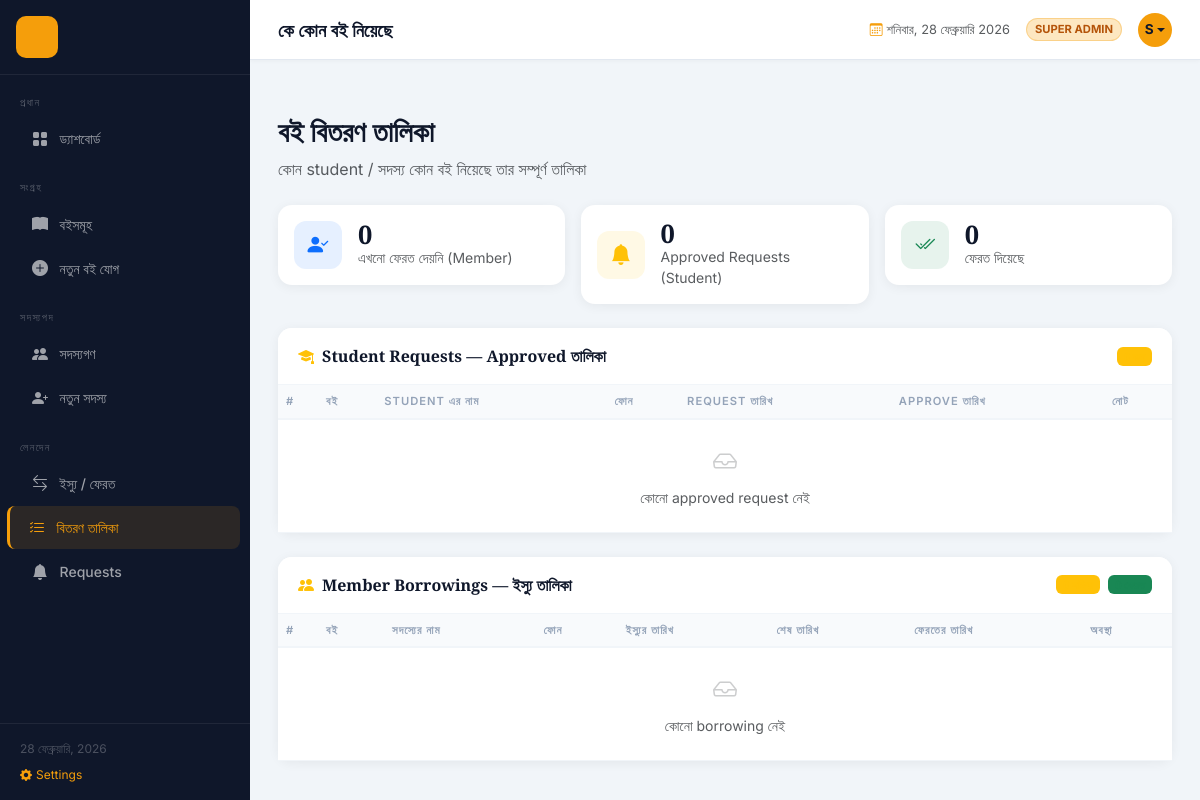
/issued-books (signed in), run on an earlier commit of the app's database.
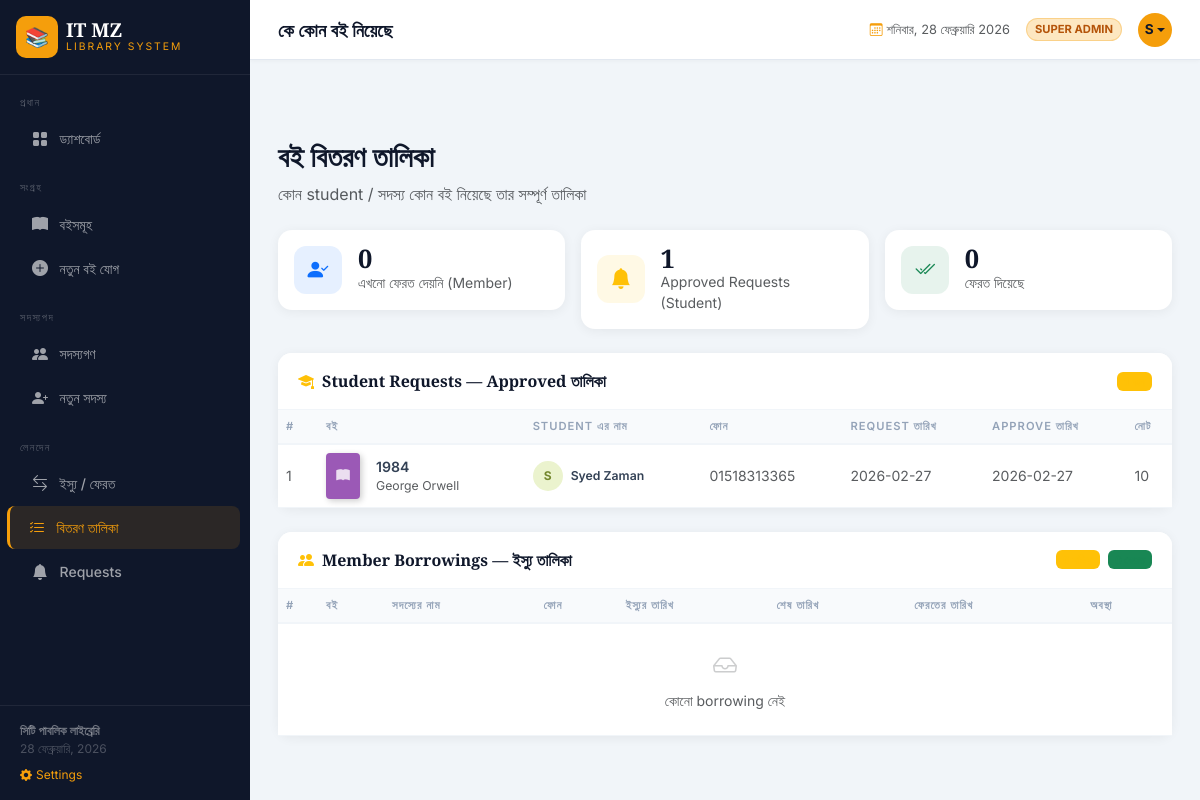
And on a later commit of the database.
### tables this page shows
CREATE TABLE settings (
        key TEXT PRIMARY KEY,
        value TEXT
    );

CREATE TABLE book_requests (
        id INTEGER PRIMARY KEY AUTOINCREMENT,
        book_id INTEGER NOT NULL, student_name TEXT NOT NULL,
        student_phone TEXT, student_note TEXT,
        request_date TEXT DEFAULT CURRENT_TIMESTAMP,
        status TEXT DEFAULT 'pending', admin_note TEXT, resolved_date TEXT, pdf_filename TEXT,
        FOREIGN KEY(book_id) REFERENCES books(id)
    );

CREATE TABLE books (
        id INTEGER PRIMARY KEY AUTOINCREMENT,
        title TEXT NOT NULL, author TEXT NOT NULL, isbn TEXT UNIQUE,
        genre TEXT, total_copies INTEGER DEFAULT 1, available_copies INTEGER DEFAULT 1,
        added_date TEXT DEFAULT CURRENT_TIMESTAMP, cover_color TEXT DEFAULT '#4A90D9'
    );

### app.py (the view)
@app.route('/issued-books')
@admin_required
def issued_books():
    conn = get_db()
    approved_reqs = conn.execute("""
        SELECT br.*, b.title as book_title, b.author, b.cover_color
        FROM book_requests br JOIN books b ON br.book_id=b.id
        WHERE br.status='approved' ORDER BY br.resolved_date DESC
    """).fetchall()
    borrowings = conn.execute("""
        SELECT bw.*, b.title as book_title, b.author, b.cover_color,
               m.name as member_name, m.phone as member_phone, m.email as member_email
        FROM borrowings bw JOIN books b ON bw.book_id=b.id JOIN members m ON bw.member_id=m.id
        ORDER BY bw.borrow_date DESC
    """).fetchall()
    conn.close()
    return render_template('issued_books.html', approved_reqs=approved_reqs, borrowings=borrowings)

### app.py (called while the page is built)
def admin_required(f):
    @wraps(f)
    def decorated(*args, **kwargs):
        if not session.get('logged_in'):
            flash('এই পেজটি দেখতে লগইন করুন।', 'info')
            return redirect(url_for('login', next=request.path))
        if not session.get('is_admin'):
            flash('এই কাজটি করার অনুমতি আপনার নেই।', 'error')
            return redirect(url_for('books'))
        return f(*args, **kwargs)
    return decorated

def get_db():
    conn = sqlite3.connect(DB_PATH)
    conn.row_factory = sqlite3.Row
    return conn

def get_settings():
    conn = get_db()
    rows = conn.execute('SELECT key, value FROM settings').fetchall()
    conn.close()
    return {row['key']: row['value'] for row in rows}

@app.context_processor
def inject_settings():
    return dict(site=get_settings())

### templates/issued_books.html (shortened to what the changed rows need)
{% extends 'base.html' %}
{% block content %}
<div class="page-header mb-4">
    <h1>বই বিতরণ তালিকা</h1>
</div>
<div class="row g-3 mb-4">
    <div class="col-sm-4">
        <div class="card content-card">
            <div class="card-body d-flex align-items-center gap-3 py-3">
                <div>
                    <div class="stat-val" style="font-size:1.6rem">{{ approved_reqs|length }}</div>
                    <div class="text-muted small">Approved Requests (Student)</div>
                </div>
            </div>
        </div>
    </div>
</div>
<div class="card content-card mb-4">
    <div class="card-body p-0">
        <div class="table-responsive">
            <table class="table mb-0">
                <thead>
                    <tr>
                        <th style="width:40px">#</th>
                        <th>বই</th>
                        <th>Student এর নাম</th>
                        <th>ফোন</th>
                        <th>Request তারিখ</th>
                        <th>Approve তারিখ</th>
                        <th>নোট</th>
                    </tr>
                </thead>
                <tbody>
                    {% for req in approved_reqs %}
                    <tr>
                        <td class="text-muted small">{{ loop.index }}</td>
                        <td>
                            <div class="d-flex align-items-center gap-3">
                                <div class="book-cover-sm" style="background:{{ req.cover_color }}">
                                    <i class="bi bi-book-fill"></i>
                                </div>
                                <div>
                                    <div class="fw-semibold" style="font-size:.88rem">{{ req.book_title }}</div>
                                    <div class="text-muted small">{{ req.author }}</div>
                                </div>
                            </div>
                        </td>
                        <td>
                            <div class="d-flex align-items-center gap-2">
                                <div class="member-av flex-shrink-0"
                                     style="background:hsl({{ loop.index * 73 }},60%,88%);color:hsl({{ loop.index * 73 }},50%,35%);width:30px;height:30px;font-size:.75rem">
                                    {{ req.student_name[0].upper() }}
                                </div>
                                <span class="fw-semibold small">{{ req.student_name }}</span>
                            </div>
                        </td>
                        <td class="text-muted small">{{ req.student_phone or '—' }}</td>
                        <td class="text-muted small">{{ req.request_date[:10] }}</td>
                        <td class="text-muted small">{{ req.resolved_date or '—' }}</td>
                        <td class="text-muted small" style="max-width:150px;white-space:nowrap;overflow:hidden;text-overflow:ellipsis">
                            {{ req.admin_note or req.student_note or '—' }}
                        </td>
                    </tr>
                    {% else %}
                    <tr>
                        <td colspan="7" class="text-center py-4 text-muted">
                            <i class="bi bi-inbox" style="font-size:1.5rem;opacity:.3;display:block;margin-bottom:.4rem"></i>
                            কোনো approved request নেই
                        </td>
                    </tr>
                    {% endfor %}
                </tbody>
            </table>
        </div>
    </div>
</div>
<div class="card content-card">
    <div class="card-body p-0">
        <div class="table-responsive">
            <table class="table mb-0">
                <thead>
                    <tr>
                        <th style="width:40px">#</th>
                        <th>বই</th>
                        <th>সদস্যের নাম</th>
                        <th>ফোন</th>
                        <th>ইস্যুর তারিখ</th>
                        <th>শেষ তারিখ</th>
                        <th>ফেরতের তারিখ</th>
                        <th>অবস্থা</th>
                    </tr>
                </thead>
            </table>
        </div>
    </div>
</div>
{% endblock %}

### templates/base.html (shortened to what the changed rows need)
<!DOCTYPE html>
<html lang="bn">
<head>
    <link href="https://cdnjs.cloudflare.com/ajax/libs/bootstrap/5.3.2/css/bootstrap.min.css" rel="stylesheet">
    <link href="https://cdnjs.cloudflare.com/ajax/libs/bootstrap-icons/1.11.3/font/bootstrap-icons.min.css" rel="stylesheet">
</head>
<body>
<nav id="sidebar">
    <div class="sidebar-brand d-flex align-items-center gap-2 p-3 border-bottom" style="border-color:rgba(255,255,255,.07)!important">
        <div class="brand-icon" style="overflow:hidden">
            {% if site.logo_type == 'image' %}
            <img src="{{ site.library_logo }}" style="width:100%;height:100%;object-fit:cover;border-radius:10px" alt="logo">
            {% else %}
            {{ site.library_logo }}
            {% endif %}
        </div>
        <div>
            <div class="brand-name">{{ site.library_name }}</div>
            <div class="brand-sub">{{ site.library_tagline }}</div>
        </div>
    </div>
    <div class="sidebar-nav flex-grow-1 py-2">
        <div class="nav-section">প্রধান</div>
        {% if session.get("is_admin") %}
        <a href="{{ url_for('dashboard') }}" class="nav-link {% if request.endpoint=='dashboard' %}active{% endif %}"><i class="bi bi-grid-fill"></i> ড্যাশবোর্ড</a>
        {% endif %}
        <div class="nav-section mt-2">সংগ্রহ</div>
        <a href="{{ url_for('books') }}" class="nav-link {% if request.endpoint=='books' %}active{% endif %}"><i class="bi bi-book-fill"></i> বইসমূহ</a>
        {% if session.get("is_admin") %}
        <a href="{{ url_for('add_book') }}" class="nav-link {% if request.endpoint=='add_book' %}active{% endif %}"><i class="bi bi-plus-circle-fill"></i> নতুন বই যোগ</a>
        <div class="nav-section mt-2">সদস্যপদ</div>
        <a href="{{ url_for('members') }}" class="nav-link {% if request.endpoint=='members' %}active{% endif %}"><i class="bi bi-people-fill"></i> সদস্যগণ</a>
        <a href="{{ url_for('add_member') }}" class="nav-link {% if request.endpoint=='add_member' %}active{% endif %}"><i class="bi bi-person-plus-fill"></i> নতুন সদস্য</a>
        <div class="nav-section mt-2">লেনদেন</div>
        <a href="{{ url_for('borrow') }}" class="nav-link {% if request.endpoint=='borrow' %}active{% endif %}"><i class="bi bi-arrow-left-right"></i> ইস্যু / ফেরত</a>
        <a href="{{ url_for('issued_books') }}" class="nav-link {% if request.endpoint=='issued_books' %}active{% endif %}"><i class="bi bi-list-check"></i> বিতরণ তালিকা</a>
        <a href="{{ url_for('requests_list') }}" class="nav-link {% if request.endpoint=='requests_list' %}active{% endif %}"><i class="bi bi-bell-fill"></i> Requests</a>
        {% endif %}
    </div>
    <div class="sidebar-footer">
    <div class="fw-semibold" style="color:rgba(255,255,255,.4)">{{ site.library_footer }}</div>
    <div id="sidebar-date"></div>
    {% if session.get('is_super') %}
    <a href="{{ url_for('settings') }}" class="d-block mt-2" style="color:var(--gold);font-size:.75rem;text-decoration:none">
        <i class="bi bi-gear-fill me-1"></i>Settings
    </a>
    {% endif %}
</div>
</nav>
<div id="main">
    <div class="page-body">{% block content %}{% endblock %}</div>
</div>
</body>
</html>

What changed in the data, as far as the page shows it:
added settings: library_name "IT MZ"
added settings: library_tagline "LIBRARY SYSTEM"
added settings: library_footer "সিটি পাবলিক লাইব্রেরি"
added book_requests: book_title "1984", author "George Orwell", student_name "S", student_name "Syed Zaman", student_phone "01518313365", request_date "2026-02-27", resolved_date "2026-02-27", admin_note+student_note "10"
Also different on the page:
{{ site.library_logo }}: (not shown) → "📚"
{{ approved_reqs|length }}: "0" → "1"
text no longer shown: "কোনো approved request নেই"
